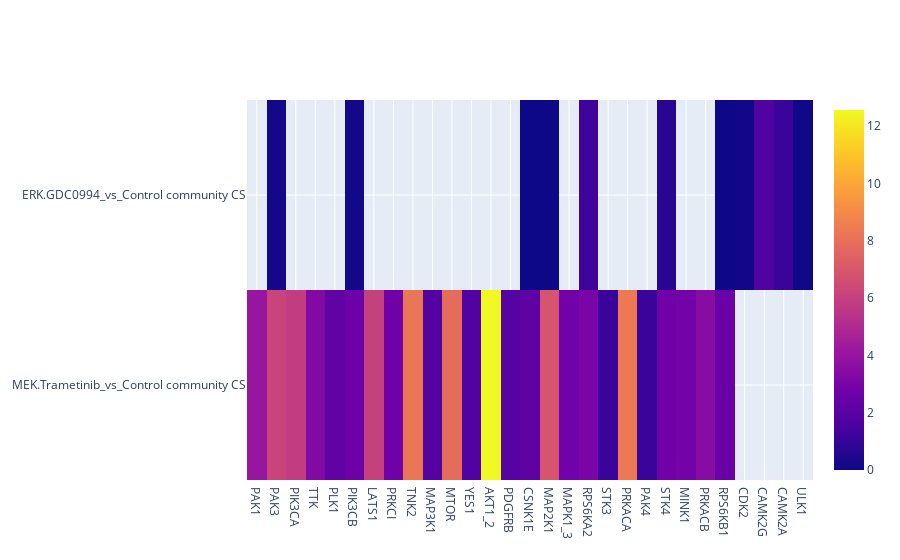

Source (notebook cell):
### Markdown cell above
## 2.4 - Community strength of the kinases in each of the selected communities of networks trametinib(MAP2K1)[-], GDC0941(PI3K)[-],AZD5363(AKT)[-] and GDC0994(MAPK1_3), visualized in heatmaps

### Code cell
#trametinib(MAP2K1)[-] and GDC0994(MAPK1_3)
MAP2K1_MAPK13_HM = cs_calculation(treat_int=[0,3])

### Figure 1 — Plotly figure (JSON) as saved in the notebook; plotly's stock layout.template omitted (floating-point values rounded to 4 significant figures)
{"data": [{"hoverongaps": false, "type": "heatmap", "x": ["PAK1", "PAK3", "PIK3CA", "TTK", "PLK1", "PIK3CB", "LATS1", "PRKCI", "TNK2", "MAP3K1", "MTOR", "YES1", "AKT1_2", "PDGFRB", "CSNK1E", "MAP2K1", "MAPK1_3", "RPS6KA2", "STK3", "PRKACA", "PAK4", "STK4", "MINK1", "PRKACB", "RPS6KB1", "CDK2", "CAMK2G", "CAMK2A", "ULK1"], "y": ["MEK.Trametinib_vs_Control community CS", "ERK.GDC0994_vs_Control community CS"], "z": [[4.04, 6.13, 5.82, 3.32, 2.21, 2.58, 6, 2.7, 8.27, 1.84, 7.82, 1.79, 12.56, 1.95, 2.2, 6.85, 2.75, 3.06, 1.09, 8.32, 1.1, 2.73, 2.83, 3.46, 2.49, null, null, null, null], [null, 0.15, null, null, null, 0.15, null, null, null, null, null, null, null, null, 0, 0, null, 1.21, null, null, null, 0.65, null, null, 0, 0.14, 1.72, 1.07, 0.05]]}], "layout": {}}
